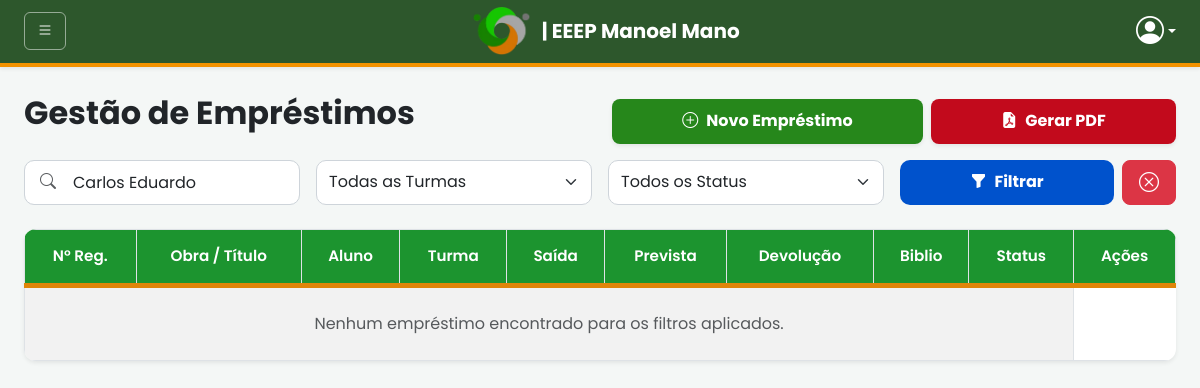
Before: /emprestimos/list_emprest.php?busca=Carlos Eduardo with the older database file.
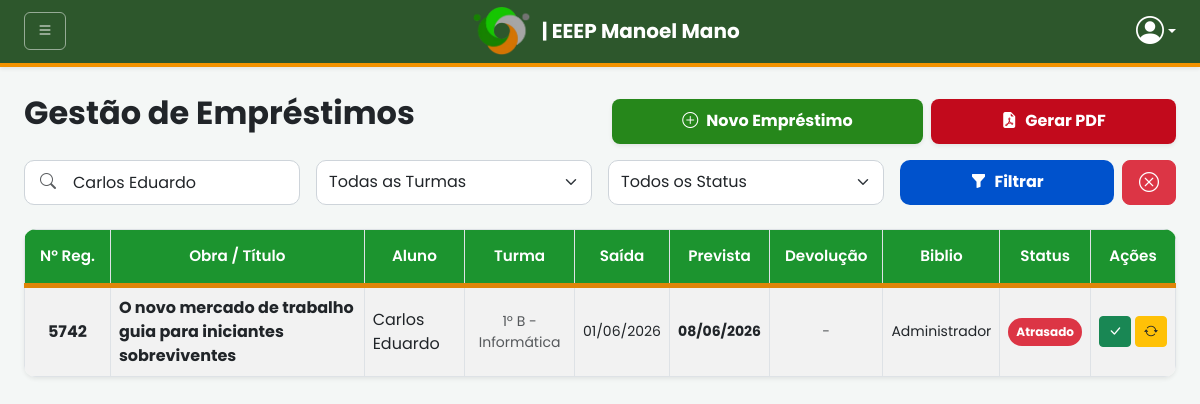
After: the same page with the newer database file.
### tables this page shows
CREATE TABLE `emprestimos` (
  `id_emprestimos` int(11) NOT NULL,
  `nome_aluno` varchar(255) NOT NULL,
  `fk_id_livro` int(11) NOT NULL,
  `data_saida` date DEFAULT current_timestamp(),
  `data_prevista` date NOT NULL,
  `data_devolucao` datetime DEFAULT NULL,
  `fk_id_user` int(11) NOT NULL,
  `status` enum('Pendente','Entregue','Atrasado','Renovado') DEFAULT 'Pendente',
  `fk_id_turma` int(11) NOT NULL
);

CREATE TABLE `livros` (
  `id` int(11) NOT NULL,
  `titulo_livro` varchar(300) DEFAULT NULL,
  `autor` varchar(255) DEFAULT NULL,
  `editora` varchar(255) DEFAULT NULL,
  `ano_aquisicao` year(4) DEFAULT NULL,
  `genero` varchar(100) DEFAULT NULL,
  `cdd` varchar(10) DEFAULT NULL,
  `cdu` varchar(10) DEFAULT NULL,
  `numero_registro` varchar(10) DEFAULT NULL,
  `selo` varchar(1) DEFAULT NULL
);

CREATE TABLE `usuario` (
  `id_user` int(11) NOT NULL,
  `nome_user` varchar(100) NOT NULL,
  `email` varchar(100) NOT NULL,
  `senha` varchar(255) NOT NULL,
  `nivel` int(1) NOT NULL DEFAULT 1
);

### emprestimos/list_emprest.php (the view, shortened to what the changed rows need)
<?php session_start();
include('../includes/conexao.php');
$hoje_formatado = date('Y-m-d');
$sql_atualiza_atrasados = "UPDATE emprestimos
                           SET status = 'Atrasado'
                           WHERE (status = 'Pendente' OR status = 'Renovado')
                           AND data_prevista < '$hoje_formatado'";
mysqli_query($conn, $sql_atualiza_atrasados);
$itens_por_pagina = 8;
$pagina_atual = isset($_GET['pagina']) ? intval($_GET['pagina']) : 1;
$offset = ($pagina_atual - 1) * $itens_por_pagina;
$busca = isset($_GET['busca']) ? mysqli_real_escape_string($conn, $_GET['busca']) : '';
$condicoes = ["1=1"];
if (!empty($busca)) {
    $condicoes[] = "(e.nome_aluno LIKE '%$busca%' OR l.titulo_livro LIKE '%$busca%')";
}
$where_clause = implode(" AND ", $condicoes);
$sql_dados = "SELECT
                e.id_emprestimos, e.nome_aluno, e.data_saida,
                e.data_prevista, e.data_devolucao, e.status,
                i.nome_user, l.numero_registro, l.titulo_livro,
                CONCAT(t.serie_atual, 'º ', t.identificador_curso, ' - ', t.curso) AS nome_turma
              FROM emprestimos e
              INNER JOIN livros l ON e.fk_id_livro = l.id
              INNER JOIN turmas t ON e.fk_id_turma = t.id_turma
              INNER JOIN usuario i ON e.fk_id_user = i.id_user
              WHERE $where_clause
              ORDER BY e.data_saida DESC
              LIMIT $itens_por_pagina OFFSET $offset";
$res_dados = mysqli_query($conn, $sql_dados);
?>
<!DOCTYPE html>
<html lang="en">
<head>
    <link href="https://cdn.jsdelivr.net/npm/bootstrap@5.3.0/dist/css/bootstrap.min.css" rel="stylesheet">
    <link rel="stylesheet" href="https://cdn.jsdelivr.net/npm/bootstrap-icons@1.11.1/font/bootstrap-icons.css">
    <link rel="stylesheet" href="list.css"> <link rel="stylesheet" href="botoes.css">
</head>
<body>
    <div class="container-fluid px-4 pt">
        <div class="row align-items-center mt-3 mb-3">
            <div class="col-12 col-md-6 text-center text-md-start mb-md-0">
                <h2 class="fw-bold text-dark mb-0">Gestão de Empréstimos</h2>
            </div>
        </div>
        <div class="table-container shadow-sm mb-4">
            <div class="table-responsive">
                <table class="table table-bordered table-striped table-hover align-middle mb-0">
                    <colgroup>
                    </colgroup>
                    <thead class="thead-verde text-center">
                        <tr>
                            <th>N° Reg.</th>
                            <th>Obra / Título</th>
                            <th>Aluno</th>
                            <th>Turma</th>
                            <th>Saída</th>
                            <th>Prevista</th>
                            <th>Devolução</th>
                            <th>Biblio</th>
                            <th>Status</th>
                            <th>Ações</th>
                        </tr>
                    </thead>
                    <tbody>
                        <?php if (mysqli_num_rows($res_dados) == 0): ?>
                        <tr>
                            <td colspan="9" class="text-center py-4 text-muted">Nenhum empréstimo encontrado para os
                                filtros aplicados.</td>
                        </tr>
                        <?php else:
                            while ($row = mysqli_fetch_assoc($res_dados)):
                                $dt_saida = date('d/m/Y', strtotime($row['data_saida']));
                                $dt_prevista = date('d/m/Y', strtotime($row['data_prevista']));
                                $dt_devolucao = !empty($row['data_devolucao']) ? date('d/m/Y H:i', strtotime($row['data_devolucao'])) : '-';
                                $badge_class = 'bg-secondary';
                                if ($row['status'] == 'Atrasado')
                                    $badge_class = 'bg-danger';
                                ?>
                        <tr>
                            <td class="text-center fw-bold">
                                <?= $row['numero_registro'] ?>
                            </td>
                            <td class="fw-bold text-dark">
                                <span class="text-truncate-custom"
                                    title="<?= htmlspecialchars($row['titulo_livro']) ?>">
                                    <?= htmlspecialchars($row['titulo_livro']) ?>
                                </span>
                            </td>
                            <td>
                                <span class="text-truncate-custom" title="<?= htmlspecialchars($row['nome_aluno']) ?>">
                                    <?= htmlspecialchars($row['nome_aluno']) ?>
                                </span>
                            </td>
                            <td class="text-center text-muted small">
                                <span class="text-truncate-custom" title="<?= $row['nome_turma'] ?>">
                                    <?= $row['nome_turma'] ?>
                                </span>
                            </td>
                            <td class="text-center small">
                                <?= $dt_saida ?>
                            </td>
                            <td class="text-center fw-bold small">
                                <?= $dt_prevista ?>
                            </td>
                            <td class="text-center text-muted small">
                                <?= $dt_devolucao ?>
                            </td>
                            <td class="text-center small">
                                <span class="text-truncate-custom" title="<?= htmlspecialchars($row['nome_user']) ?>">
                                    <?= htmlspecialchars($row['nome_user']) ?>
                                </span>
                            </td>
                            <td class="text-center">
                                <span class="badge <?= $badge_class ?> px-2 py-2 rounded-pill w-100"
                                    style="max-width: 95px; font-size: 0.75rem;">
                                    <?= $row['status'] ?>
                                </span>
                            </td>
                            <td class="text-center">
                                <?php if ($row['status'] != 'Entregue'): ?>
                                <div class="d-flex justify-content-center gap-1">
                                    <a href="acoes_emprest.php?acao=devolver&id=<?= $row['id_emprestimos'] ?>"
                                        class="btn btn-sm btn-success px-2" title="Devolver Livro"
                                        onclick="return confirm('Confirma a devolução deste livro?');">
                                        <i class="bi bi-check-lg"></i>
                                    </a>
                                    <a href="acoes_emprest.php?acao=renovar&id=<?= $row['id_emprestimos'] ?>"
                                        class="btn btn-sm btn-warning text-dark px-2" title="Renovar Prazo"
                                        onclick="return confirm('Confirma a renovação deste empréstimo?');">
                                        <i class="bi bi-arrow-repeat"></i>
                                    </a>
                                </div>
                                <?php else: ?>
                                <span class="text-success small fw-bold" style="font-size: 0.8rem;"><i
                                        class="bi bi-cloud-check-fill"></i> Ok</span>
                                <?php endif; ?>
                            </td>
                        </tr>
                        <?php endwhile; endif; ?>
                    </tbody>
                </table>
            </div>
        </div>
    </div>
</body>
</html>

Changed rows visible on the page:
now on this page (row edited): emprestimos: fk_id_livro.numero_registro "5742", fk_id_livro.titulo_livro "O novo mercado de trabalho guia para iniciantes sobreviventes", nome_aluno "Carlos Eduardo", nome_turma "1º B - Informática", data_saida "01/06/2026", data_prevista "08/06/2026", data_devolucao "-", fk_id_user.nome_user "Administrador", status "Atrasado"
Other visible differences:
text no longer shown: "Nenhum empréstimo encontrado para os filtros aplicados."
